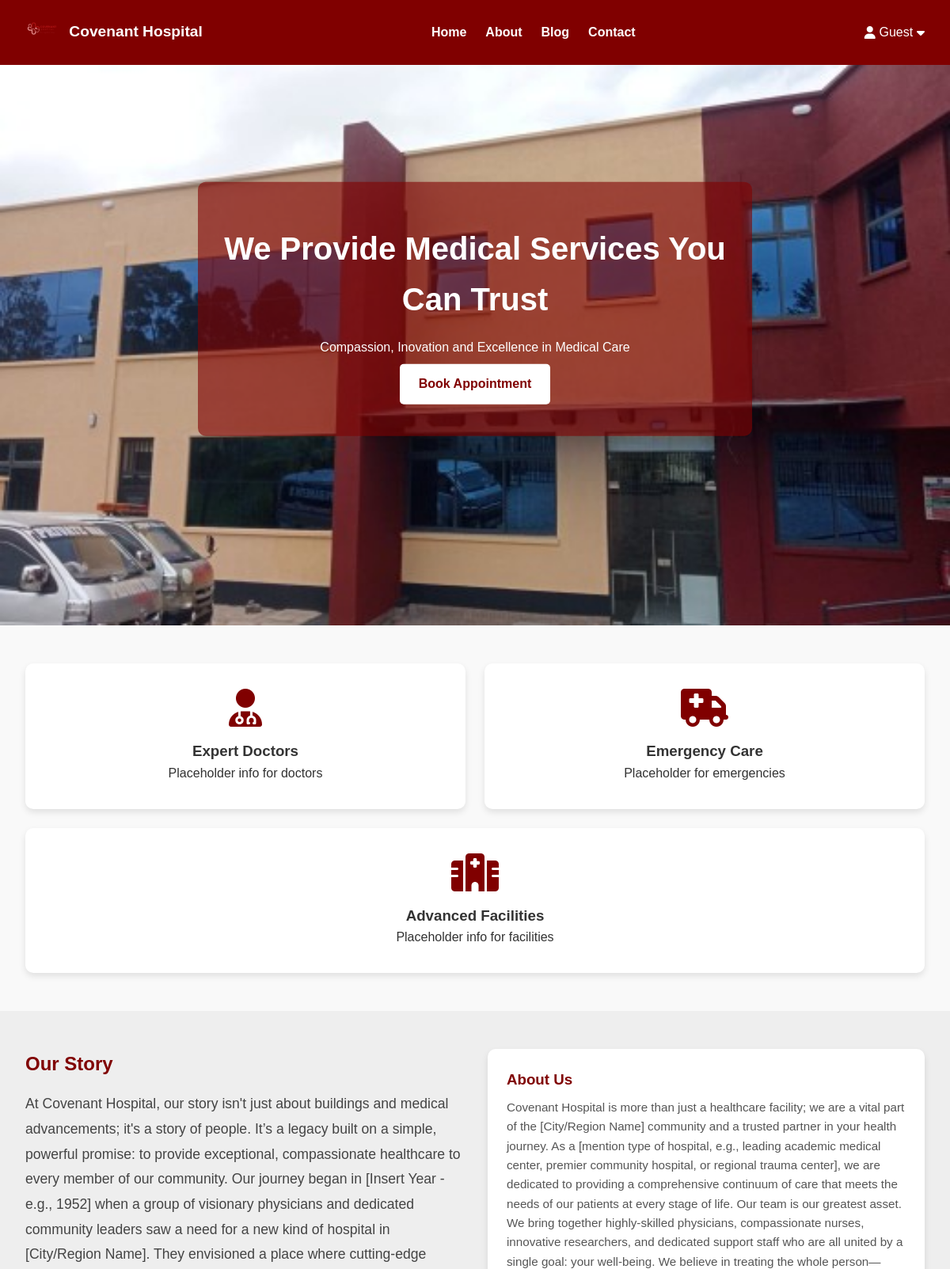
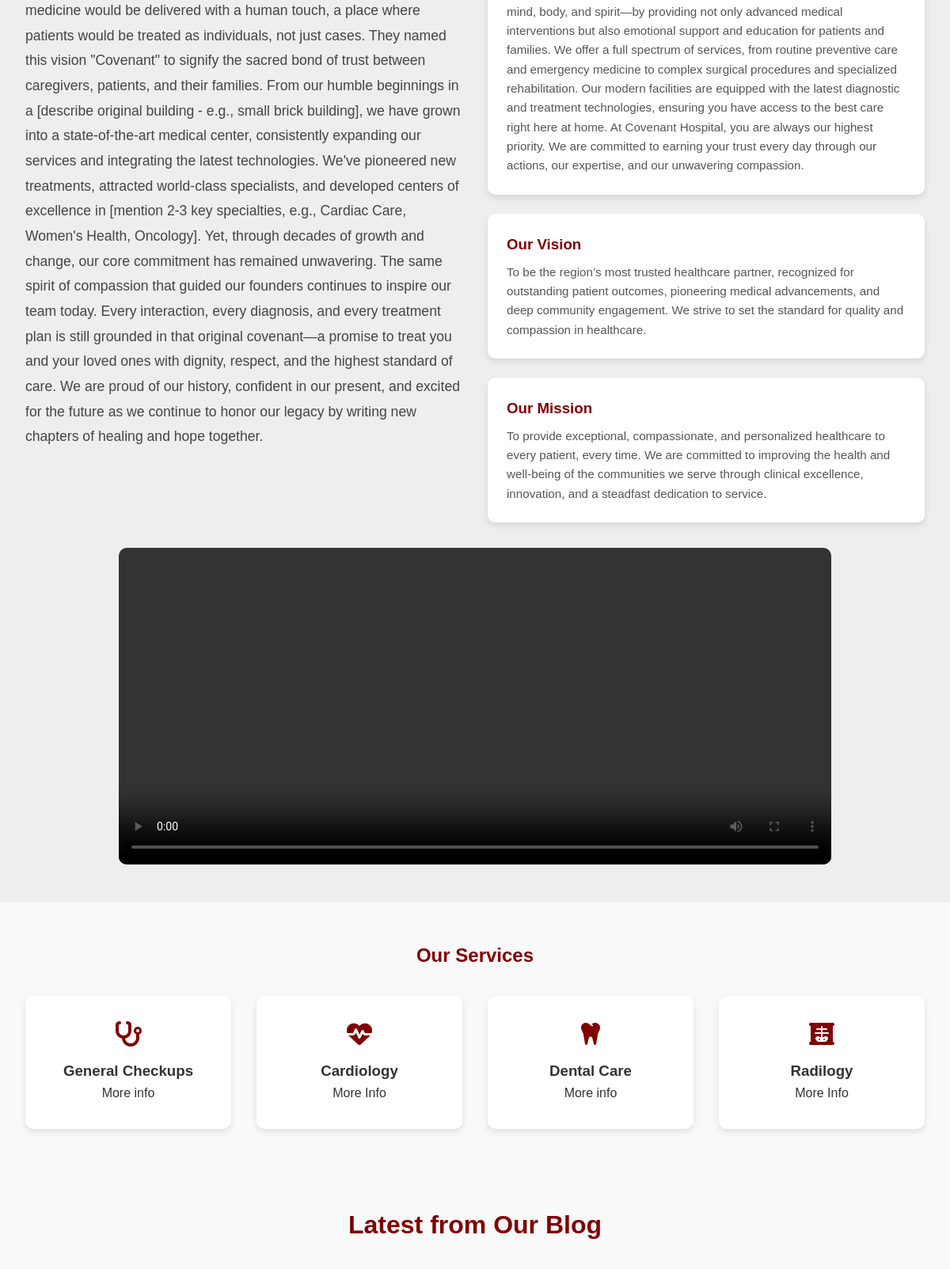
The page / (upper part) on the database its author committed (2 pictures, top to bottom).
### core/models.py (models this page shows, shortened)
class HeroSlide(models.Model):
    image = models.ImageField(upload_to="hero/")

class HeroContent(models.Model):
    title = models.CharField(max_length=200)
    subtitle = models.TextField(blank=True, null=True)
    button_text = models.CharField(max_length=100, blank=True, null=True)

class HomeCard(models.Model):
    icon_class = models.CharField(max_length=100)  # e.g. "fas fa-user-md fa-3x"
    title = models.CharField(max_length=100)
    description = models.TextField()

class About(models.Model):
    story = models.TextField()
    about_text = models.TextField()
    vision = models.TextField()
    mission = models.TextField()
    video_file = models.FileField(upload_to="about/videos/", blank=True, null=True)

class Service(models.Model):
    icon_class = models.CharField(max_length=100)  # e.g. "fas fa-stethoscope fa-2x"
    title = models.CharField(max_length=100)
    description = models.TextField()

### core/views.py (the view)
# urls.py: path('', views.index, name='index'),
def index(request):
    hero_content = HeroContent.objects.first()
    hero_slides = HeroSlide.objects.all()
    home_cards = HomeCard.objects.all()
    about = About.objects.first()
    services = Service.objects.all()
    blogs = BlogPost.objects.order_by('-id')[:4]
    partners = PartnerLogo.objects.all()
    return render(request, 'index.html', {
        "hero_content": hero_content,
        "hero_slides": hero_slides,
        "home_cards": home_cards,
        "about": about,
        "services": services,
        "blogs": blogs,
        "partners": partners
    })

### core/context_processors.py (called while the page is built)
def session_info(request):
    role = request.session.get("user_role")
    name = None
    if role == "doctor":
        doctor_id = request.session.get("doctor_id")
        doctor = Doctor.objects.filter(id=doctor_id).first()
        if doctor:
            name = f"Dr. {doctor.name}"
    elif role == "patient":
        patient_id = request.session.get("patient_id")
        patient = Patient.objects.filter(id=patient_id).first()
        if patient:
            name = patient.name
    return {
        "session_role": role,
        "session_name": name,
    }

### templates/index.html (shortened to what this page needs)
{% extends "base.html" %}
{% load static %}
{% block content %}
<section class="hero">
  <div class="carousel">
    {% for slide in hero_slides %}
      <div class="slide {% if forloop.first %}active{% endif %}"
           style="background-image:url('{{ slide.image.url }}');"></div>
    {% endfor %}
  </div>
  {% if hero_content %}
    <div class="hero-content">
      <h1>{{ hero_content.title }}</h1>
      <p>{{ hero_content.subtitle }}</p>
      <div class="hero-buttons">
            {% if hero_content.button_text %}
    {% if session_role == "patient" %}
        <a href="{% url 'book_appointment' %}" class="btn">
            {{ hero_content.button_text }}
        </a>
    {% elif session_role == "doctor" %}
        <a href="{% url 'add_appointment' %}" class="btn">
            {{ hero_content.button_text }}
        </a>
    {% else %}
        <a href="{% url 'book_appointment' %}" class="btn">
            {{ hero_content.button_text }}
        </a>
    {% endif %}
{% endif %}
        </div>
    </div>
  {% endif %}
</section>
<section class="cards">
    {% for card in home_cards %}
    <div class="card {% if forloop.last %}card-full{% endif %}">
        <i class="{{ card.icon_class }}"></i>
        <h3>{{ card.title }}</h3>
        <p>{{ card.description }}</p>
    </div>
    {% endfor %}
</section>
<section class="about" id="about">
    <div class="about-container">
        <div class="about-left">
            <h2>Our Story</h2>
            <p>{{ about.story }}</p>
        </div>
        <div class="about-right">
            <div class="about-box">
                <h3>About Us</h3>
                <p>{{ about.about_text }}</p>
            </div>
            <div class="about-box">
                <h3>Our Vision</h3>
                <p>{{  about.vision }}</p>
            </div>
            <div class="about-box">
                <h3>Our Mission</h3>
                <p>{{ about.mission }}</p>
            </div>
        </div>
    </div>
    {% if about.video_file %}
<div class="video-wrapper">
  <video controls>
    <source src="{{ about.video_file.url }}" type="video/mp4">
  </video>
</div>
{% endif %}
</section>
<section class="services" id="services">
    <h2>Our Services</h2>
    <div class="service-grid">
        {% for service in services %}
        <div class="service-item">
            <i class="{{ service.icon_class }}"></i>
            <h3>{{ service.title }}</h3>
            <p>{{ service.description }}</p>
        </div>
        {% endfor %}
    </div>
</section>
<section class="blog" id="blog">
    <h2>Latest from Our Blog</h2>
</section>
{% endblock %}

### static/css/style.css (style rules this page uses)
* { margin: 0; padding: 0; box-sizing: border-box; }
body { font-family: Arial, sans-serif; line-height: 1.6; color: #333; background: #f9f9f9; }
h1 { font-size: 2rem; margin: 20px 0; }
.carousel { position: relative; width: 100%; height: 500px; overflow: hidden; }
.slide { position: absolute; width: 100%; height: 100%; background-size: cover; background-position: center; opacity: 0; transition: opacity 1s ease-in-out; }
.slide.active { opacity: 1; }
.hero { margin-top: 70px; position: relative; height: 90vh; overflow: hidden; }
.carousel { position: absolute; top: 0; left: 0; width: 100%; height: 100%; }
.hero-content { position: relative; z-index: 2; color: #fff; text-align: center; top: 40%; transform: translateY(-40%); background: rgba(128, 0, 0, 0.6); padding: 2rem; border-radius: 10px; max-width: 700px; margin: 0 auto; }
.hero-content h1 { font-size: 2.5rem; margin-bottom: 1rem; }
.hero-buttons .btn { display: inline-block; padding: 0.8rem 1.5rem; margin: 0.5rem; background: #fff; color: maroon; border: none; border-radius: 5px; text-decoration: none; font-weight: bold; transition: 0.3s; }
.cards { display: grid; grid-template-columns: repeat(2, 1fr); gap: 1.5rem; padding: 3rem 2rem; }
.card { background: #fff; padding: 2rem; text-align: center; border-radius: 10px; box-shadow: 0 4px 8px rgba(0,0,0,0.1); display: flex; flex-direction: column; align-items: center; justify-content: center; transition: transform 0.3s ease, box-shadow 0.3s ease; }
.card-full { grid-column: 1 / -1; }
.card i { color: maroon; margin-bottom: 1rem; }
.about { background: #eee; padding: 3rem 2rem; }
.about-container { display: grid; grid-template-columns: 1fr 1fr; gap: 2rem; margin-bottom: 2rem; }
.about-box { background: #fff; padding: 1.5rem; border-radius: 10px; box-shadow: 0 4px 8px rgba(0,0,0,0.1); transition: transform 0.3s ease, box-shadow 0.3s ease; }
.about-left h2 { margin-bottom: 1rem; color: maroon; }
.about-left p { line-height: 1.8; font-size: 1.1rem; color: #444; }
.about-right { display: flex; flex-direction: column; gap: 1.5rem; }
.about-box { background: #fff; padding: 1.5rem; border-radius: 10px; box-shadow: 0 4px 8px rgba(0,0,0,0.1); }
.about-box h3 { margin-bottom: 0.5rem; color: maroon; }
.about-box p { color: #555; font-size: 0.95rem; line-height: 1.6; }
.video-wrapper { max-width: 900px; margin: 0 auto; }
.video-wrapper video { width: 100%; height: 400px; border-radius: 10px; display: block; }
.services { padding: 3rem 2rem; text-align: center; }
.services h2 { margin-bottom: 2rem; color: maroon; }
.service-grid { display: grid; grid-template-columns: repeat(auto-fit, minmax(200px, 1fr)); gap: 2rem; }
.service-item { background: #fff; padding: 2rem; border-radius: 10px; box-shadow: 0 4px 8px rgba(0,0,0,0.1); }
.service-item i { color: maroon; margin-bottom: 1rem; }
.blog { padding: 3rem 2rem; background: #f9f9f9; text-align: center; }
.blog h2 { margin-bottom: 2rem; color: maroon; font-size: 2rem; }

### rows shown on the page
HeroSlide: image (picture)
HeroContent: title "We Provide Medical Services You Can Trust", subtitle "Compassion, Inovation and Excellence in Medical Care", button_text "Book Appointment"
HomeCard: title "Expert Doctors", description "Placeholder info for doctors"
HomeCard: title "Emergency Care", description "Placeholder for emergencies"
HomeCard: title "Advanced Facilities", description "Placeholder info for facilities"
About: story "At Covenant Hospital, our story isn't just about buildings and medical advancements; it's a story of people. It’s a legacy built on a simple, powerful promise: to provide exceptional, compassionate healthcare to every member of our community. Our journey began in [Insert Year - e.g., 1952] when a group of visionary physicians and dedicated community leaders saw a need for a new kind of hospital in [City/Region Name]. They envisioned a place where cutting-edge medicine would be delivered with a human touch, a place where patients would be treated as individuals, not just cases. They named this vision \"Covenant\" to signify the sacred bond of trust between caregivers, patients, and their…", about_text "Covenant Hospital is more than just a healthcare facility; we are a vital part of the [City/Region Name] community and a trusted partner in your health journey. As a [mention type of hospital, e.g., leading academic medical center, premier community hospital, or regional trauma center], we are dedicated to providing a comprehensive continuum of care that meets the needs of our patients at every stage of life. Our team is our greatest asset. We bring together highly-skilled physicians, compassionate nurses, innovative researchers, and dedicated support staff who are all united by a single goal: your well-being. We believe in treating the whole person—mind, body, and spirit—by providing not…", vision "To be the region’s most trusted healthcare partner, recognized for outstanding patient outcomes, pioneering medical advancements, and deep community engagement. We strive to set the standard for quality and compassion in healthcare.", mission "To provide exceptional, compassionate, and personalized healthcare to every patient, every time. We are committed to improving the health and well-being of the communities we serve through clinical excellence, innovation, and a steadfast dedication to service."
Service: title "General Checkups", description "More info"
Service: title "Cardiology", description "More Info"
Service: title "Dental Care", description "More info"
Service: title "Radilogy", description "More Info"
